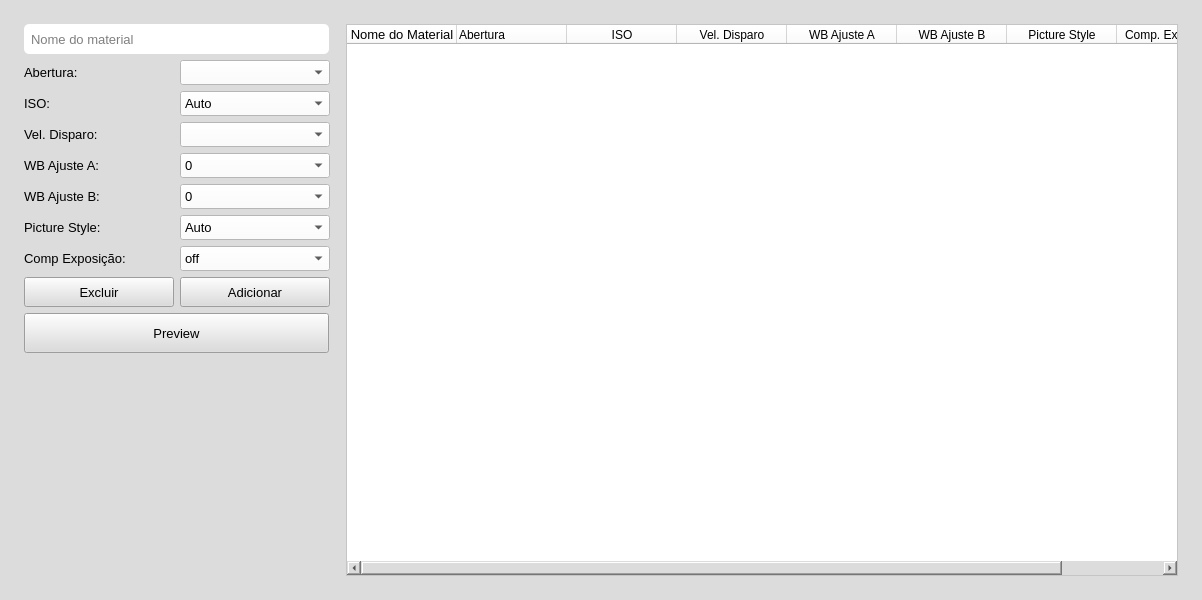
<?xml version="1.0" encoding="UTF-8"?>
<ui version="4.0">
 <class>confMaterial</class>
 <widget class="QMainWindow" name="confMaterial">
  <property name="geometry">
   <rect>
    <x>0</x>
    <y>0</y>
    <width>1202</width>
    <height>600</height>
   </rect>
  </property>
  <property name="windowTitle">
   <string>Stone Photo Studio</string>
  </property>
  <property name="windowIcon">
   <iconset>
    <normaloff>../imagens/icon.png</normaloff>../imagens/icon.png</iconset>
  </property>
  <property name="styleSheet">
   <string notr="true">background-color: rgba(220, 220, 220, 255)</string>
  </property>
  <widget class="QWidget" name="centralwidget">
   <layout class="QGridLayout" name="gridLayout">
    <item row="0" column="0">
     <layout class="QHBoxLayout" name="horizontalLayout">
      <property name="leftMargin">
       <number>15</number>
      </property>
      <property name="topMargin">
       <number>15</number>
      </property>
      <property name="rightMargin">
       <number>15</number>
      </property>
      <property name="bottomMargin">
       <number>15</number>
      </property>
      <item>
       <layout class="QGridLayout" name="gridLayout_2">
        <property name="rightMargin">
         <number>10</number>
        </property>
        <item row="5" column="1">
         <widget class="QComboBox" name="comboBox_WBb">
          <property name="sizePolicy">
           <sizepolicy hsizetype="Expanding" vsizetype="Expanding">
            <horstretch>0</horstretch>
            <verstretch>0</verstretch>
           </sizepolicy>
          </property>
          <property name="minimumSize">
           <size>
            <width>150</width>
            <height>25</height>
           </size>
          </property>
          <property name="maximumSize">
           <size>
            <width>150</width>
            <height>25</height>
           </size>
          </property>
          <property name="font">
           <font>
            <pointsize>10</pointsize>
           </font>
          </property>
          <property name="styleSheet">
           <string notr="true">QComboBox {
background-color: rgb(255, 255, 255);
}</string>
          </property>
          <item>
           <property name="text">
            <string>0</string>
           </property>
          </item>
          <item>
           <property name="text">
            <string>-9</string>
           </property>
          </item>
          <item>
           <property name="text">
            <string>-8</string>
           </property>
          </item>
          <item>
           <property name="text">
            <string>-7</string>
           </property>
          </item>
          <item>
           <property name="text">
            <string>-6</string>
           </property>
          </item>
          <item>
           <property name="text">
            <string>-5</string>
           </property>
          </item>
          <item>
           <property name="text">
            <string>-4</string>
           </property>
          </item>
          <item>
           <property name="text">
            <string>-3</string>
           </property>
          </item>
          <item>
           <property name="text">
            <string>-2</string>
           </property>
          </item>
          <item>
           <property name="text">
            <string>-1</string>
           </property>
          </item>
          <item>
           <property name="text">
            <string>1</string>
           </property>
          </item>
          <item>
           <property name="text">
            <string>2</string>
           </property>
          </item>
          <item>
           <property name="text">
            <string>3</string>
           </property>
          </item>
          <item>
           <property name="text">
            <string>4</string>
           </property>
          </item>
          <item>
           <property name="text">
            <string>5</string>
           </property>
          </item>
          <item>
           <property name="text">
            <string>6</string>
           </property>
          </item>
          <item>
           <property name="text">
            <string>7</string>
           </property>
          </item>
          <item>
           <property name="text">
            <string>8</string>
           </property>
          </item>
          <item>
           <property name="text">
            <string>9</string>
           </property>
          </item>
         </widget>
        </item>
        <item row="1" column="0">
         <widget class="QLabel" name="labelAbertura">
          <property name="sizePolicy">
           <sizepolicy hsizetype="Expanding" vsizetype="Expanding">
            <horstretch>0</horstretch>
            <verstretch>0</verstretch>
           </sizepolicy>
          </property>
          <property name="minimumSize">
           <size>
            <width>150</width>
            <height>25</height>
           </size>
          </property>
          <property name="maximumSize">
           <size>
            <width>150</width>
            <height>25</height>
           </size>
          </property>
          <property name="font">
           <font>
            <pointsize>10</pointsize>
           </font>
          </property>
          <property name="text">
           <string>Abertura:</string>
          </property>
         </widget>
        </item>
        <item row="7" column="0">
         <widget class="QLabel" name="labelCompExposicao">
          <property name="sizePolicy">
           <sizepolicy hsizetype="Expanding" vsizetype="Expanding">
            <horstretch>0</horstretch>
            <verstretch>0</verstretch>
           </sizepolicy>
          </property>
          <property name="minimumSize">
           <size>
            <width>150</width>
            <height>25</height>
           </size>
          </property>
          <property name="maximumSize">
           <size>
            <width>150</width>
            <height>25</height>
           </size>
          </property>
          <property name="font">
           <font>
            <pointsize>10</pointsize>
           </font>
          </property>
          <property name="text">
           <string>Comp Exposição:</string>
          </property>
         </widget>
        </item>
        <item row="8" column="1">
         <widget class="QPushButton" name="pushButton_add_linha">
          <property name="sizePolicy">
           <sizepolicy hsizetype="Expanding" vsizetype="Expanding">
            <horstretch>0</horstretch>
            <verstretch>0</verstretch>
           </sizepolicy>
          </property>
          <property name="minimumSize">
           <size>
            <width>150</width>
            <height>30</height>
           </size>
          </property>
          <property name="maximumSize">
           <size>
            <width>150</width>
            <height>30</height>
           </size>
          </property>
          <property name="font">
           <font>
            <pointsize>10</pointsize>
           </font>
          </property>
          <property name="text">
           <string>Adicionar</string>
          </property>
         </widget>
        </item>
        <item row="5" column="0">
         <widget class="QLabel" name="labelWBb">
          <property name="sizePolicy">
           <sizepolicy hsizetype="Expanding" vsizetype="Expanding">
            <horstretch>0</horstretch>
            <verstretch>0</verstretch>
           </sizepolicy>
          </property>
          <property name="minimumSize">
           <size>
            <width>150</width>
            <height>25</height>
           </size>
          </property>
          <property name="maximumSize">
           <size>
            <width>150</width>
            <height>25</height>
           </size>
          </property>
          <property name="font">
           <font>
            <pointsize>10</pointsize>
           </font>
          </property>
          <property name="text">
           <string>WB Ajuste B:</string>
          </property>
         </widget>
        </item>
        <item row="6" column="0">
         <widget class="QLabel" name="labelPictureStyle">
          <property name="sizePolicy">
           <sizepolicy hsizetype="Expanding" vsizetype="Expanding">
            <horstretch>0</horstretch>
            <verstretch>0</verstretch>
           </sizepolicy>
          </property>
          <property name="minimumSize">
           <size>
            <width>150</width>
            <height>25</height>
           </size>
          </property>
          <property name="maximumSize">
           <size>
            <width>150</width>
            <height>25</height>
           </size>
          </property>
          <property name="font">
           <font>
            <pointsize>10</pointsize>
           </font>
          </property>
          <property name="text">
           <string>Picture Style:</string>
          </property>
         </widget>
        </item>
        <item row="4" column="0">
         <widget class="QLabel" name="labelWBa">
          <property name="sizePolicy">
           <sizepolicy hsizetype="Expanding" vsizetype="Expanding">
            <horstretch>0</horstretch>
            <verstretch>0</verstretch>
           </sizepolicy>
          </property>
          <property name="minimumSize">
           <size>
            <width>150</width>
            <height>25</height>
           </size>
          </property>
          <property name="maximumSize">
           <size>
            <width>150</width>
            <height>25</height>
           </size>
          </property>
          <property name="font">
           <font>
            <pointsize>10</pointsize>
           </font>
          </property>
          <property name="text">
           <string>WB Ajuste A:</string>
          </property>
         </widget>
        </item>
        <item row="8" column="0">
         <widget class="QPushButton" name="pushButton_del_linha">
          <property name="sizePolicy">
           <sizepolicy hsizetype="Expanding" vsizetype="Expanding">
            <horstretch>0</horstretch>
            <verstretch>0</verstretch>
           </sizepolicy>
          </property>
          <property name="minimumSize">
           <size>
            <width>150</width>
            <height>30</height>
           </size>
          </property>
          <property name="maximumSize">
           <size>
            <width>150</width>
            <height>30</height>
           </size>
          </property>
          <property name="font">
           <font>
            <pointsize>10</pointsize>
           </font>
          </property>
          <property name="text">
           <string>Excluir</string>
          </property>
         </widget>
        </item>
        <item row="2" column="0">
         <widget class="QLabel" name="labelISO">
          <property name="sizePolicy">
           <sizepolicy hsizetype="Expanding" vsizetype="Expanding">
            <horstretch>0</horstretch>
            <verstretch>0</verstretch>
           </sizepolicy>
          </property>
          <property name="minimumSize">
           <size>
            <width>150</width>
            <height>25</height>
           </size>
          </property>
          <property name="maximumSize">
           <size>
            <width>150</width>
            <height>25</height>
           </size>
          </property>
          <property name="font">
           <font>
            <pointsize>10</pointsize>
           </font>
          </property>
          <property name="text">
           <string>ISO:</string>
          </property>
         </widget>
        </item>
        <item row="2" column="1">
         <widget class="QComboBox" name="comboBox_ISO">
          <property name="sizePolicy">
           <sizepolicy hsizetype="Expanding" vsizetype="Expanding">
            <horstretch>0</horstretch>
            <verstretch>0</verstretch>
           </sizepolicy>
          </property>
          <property name="minimumSize">
           <size>
            <width>150</width>
            <height>25</height>
           </size>
          </property>
          <property name="maximumSize">
           <size>
            <width>150</width>
            <height>25</height>
           </size>
          </property>
          <property name="font">
           <font>
            <pointsize>10</pointsize>
           </font>
          </property>
          <property name="styleSheet">
           <string notr="true">QComboBox {
background-color: rgb(255, 255, 255);
}</string>
          </property>
          <item>
           <property name="text">
            <string>Auto</string>
           </property>
          </item>
          <item>
           <property name="text">
            <string>100</string>
           </property>
          </item>
          <item>
           <property name="text">
            <string>200</string>
           </property>
          </item>
          <item>
           <property name="text">
            <string>400</string>
           </property>
          </item>
          <item>
           <property name="text">
            <string>800</string>
           </property>
          </item>
          <item>
           <property name="text">
            <string>1600</string>
           </property>
          </item>
          <item>
           <property name="text">
            <string>3200</string>
           </property>
          </item>
          <item>
           <property name="text">
            <string>6400</string>
           </property>
          </item>
         </widget>
        </item>
        <item row="7" column="1">
         <widget class="QComboBox" name="comboBox_CompExposicao">
          <property name="sizePolicy">
           <sizepolicy hsizetype="Expanding" vsizetype="Expanding">
            <horstretch>0</horstretch>
            <verstretch>0</verstretch>
           </sizepolicy>
          </property>
          <property name="minimumSize">
           <size>
            <width>150</width>
            <height>25</height>
           </size>
          </property>
          <property name="maximumSize">
           <size>
            <width>150</width>
            <height>25</height>
           </size>
          </property>
          <property name="font">
           <font>
            <pointsize>10</pointsize>
           </font>
          </property>
          <property name="styleSheet">
           <string notr="true">QComboBox {
background-color: rgb(255, 255, 255);
}</string>
          </property>
          <item>
           <property name="text">
            <string>off</string>
           </property>
          </item>
          <item>
           <property name="text">
            <string>+/- 1/3</string>
           </property>
          </item>
          <item>
           <property name="text">
            <string>+/- 2/3</string>
           </property>
          </item>
          <item>
           <property name="text">
            <string>+/- 1</string>
           </property>
          </item>
          <item>
           <property name="text">
            <string>+/- 1 1/3</string>
           </property>
          </item>
          <item>
           <property name="text">
            <string>+/- 1 2/3</string>
           </property>
          </item>
          <item>
           <property name="text">
            <string>+/- 2</string>
           </property>
          </item>
         </widget>
        </item>
        <item row="0" column="0" colspan="2">
         <widget class="QLineEdit" name="lineEdit_nomeMaterial">
          <property name="sizePolicy">
           <sizepolicy hsizetype="Expanding" vsizetype="Expanding">
            <horstretch>0</horstretch>
            <verstretch>0</verstretch>
           </sizepolicy>
          </property>
          <property name="minimumSize">
           <size>
            <width>305</width>
            <height>30</height>
           </size>
          </property>
          <property name="maximumSize">
           <size>
            <width>305</width>
            <height>30</height>
           </size>
          </property>
          <property name="font">
           <font>
            <pointsize>10</pointsize>
           </font>
          </property>
          <property name="styleSheet">
           <string notr="true">QLineEdit {
background-color: rgb(255, 255, 255);
border-radius: 5%;
padding: 5px;
}
</string>
          </property>
          <property name="readOnly">
           <bool>false</bool>
          </property>
          <property name="placeholderText">
           <string>Nome do material</string>
          </property>
         </widget>
        </item>
        <item row="1" column="1">
         <widget class="QComboBox" name="comboBox_Abertura">
          <property name="sizePolicy">
           <sizepolicy hsizetype="Expanding" vsizetype="Expanding">
            <horstretch>0</horstretch>
            <verstretch>0</verstretch>
           </sizepolicy>
          </property>
          <property name="minimumSize">
           <size>
            <width>150</width>
            <height>25</height>
           </size>
          </property>
          <property name="maximumSize">
           <size>
            <width>150</width>
            <height>25</height>
           </size>
          </property>
          <property name="font">
           <font>
            <pointsize>10</pointsize>
           </font>
          </property>
          <property name="styleSheet">
           <string notr="true">QComboBox {
background-color: rgb(255, 255, 255);
}</string>
          </property>
          <item>
           <property name="text">
            <string/>
           </property>
          </item>
          <item>
           <property name="text">
            <string>2.8</string>
           </property>
          </item>
          <item>
           <property name="text">
            <string>3.2</string>
           </property>
          </item>
          <item>
           <property name="text">
            <string>3.5</string>
           </property>
          </item>
          <item>
           <property name="text">
            <string>4</string>
           </property>
          </item>
          <item>
           <property name="text">
            <string>4.5</string>
           </property>
          </item>
          <item>
           <property name="text">
            <string>5</string>
           </property>
          </item>
          <item>
           <property name="text">
            <string>5.6</string>
           </property>
          </item>
          <item>
           <property name="text">
            <string>6.3</string>
           </property>
          </item>
          <item>
           <property name="text">
            <string>7.1</string>
           </property>
          </item>
          <item>
           <property name="text">
            <string>8</string>
           </property>
          </item>
          <item>
           <property name="text">
            <string>9</string>
           </property>
          </item>
          <item>
           <property name="text">
            <string>10</string>
           </property>
          </item>
          <item>
           <property name="text">
            <string>11</string>
           </property>
          </item>
          <item>
           <property name="text">
            <string>13</string>
           </property>
          </item>
          <item>
           <property name="text">
            <string>14</string>
           </property>
          </item>
          <item>
           <property name="text">
            <string>16</string>
           </property>
          </item>
          <item>
           <property name="text">
            <string>18</string>
           </property>
          </item>
          <item>
           <property name="text">
            <string>20</string>
           </property>
          </item>
          <item>
           <property name="text">
            <string>22</string>
           </property>
          </item>
         </widget>
        </item>
        <item row="6" column="1">
         <widget class="QComboBox" name="comboBox_PictureStyle">
          <property name="sizePolicy">
           <sizepolicy hsizetype="Expanding" vsizetype="Expanding">
            <horstretch>0</horstretch>
            <verstretch>0</verstretch>
           </sizepolicy>
          </property>
          <property name="minimumSize">
           <size>
            <width>150</width>
            <height>25</height>
           </size>
          </property>
          <property name="maximumSize">
           <size>
            <width>150</width>
            <height>25</height>
           </size>
          </property>
          <property name="font">
           <font>
            <pointsize>10</pointsize>
           </font>
          </property>
          <property name="styleSheet">
           <string notr="true">QComboBox {
background-color: rgb(255, 255, 255);
}</string>
          </property>
          <item>
           <property name="text">
            <string>Auto</string>
           </property>
          </item>
          <item>
           <property name="text">
            <string>Standard</string>
           </property>
          </item>
          <item>
           <property name="text">
            <string>Portrait</string>
           </property>
          </item>
          <item>
           <property name="text">
            <string>Landscape</string>
           </property>
          </item>
          <item>
           <property name="text">
            <string>Neutral</string>
           </property>
          </item>
          <item>
           <property name="text">
            <string>Faithful</string>
           </property>
          </item>
          <item>
           <property name="text">
            <string>Monochrome</string>
           </property>
          </item>
         </widget>
        </item>
        <item row="10" column="0">
         <spacer name="verticalSpacer">
          <property name="orientation">
           <enum>Qt::Vertical</enum>
          </property>
          <property name="sizeHint" stdset="0">
           <size>
            <width>20</width>
            <height>40</height>
           </size>
          </property>
         </spacer>
        </item>
        <item row="3" column="1">
         <widget class="QComboBox" name="comboBox_VelDisparo">
          <property name="sizePolicy">
           <sizepolicy hsizetype="Expanding" vsizetype="Expanding">
            <horstretch>0</horstretch>
            <verstretch>0</verstretch>
           </sizepolicy>
          </property>
          <property name="minimumSize">
           <size>
            <width>150</width>
            <height>25</height>
           </size>
          </property>
          <property name="maximumSize">
           <size>
            <width>150</width>
            <height>25</height>
           </size>
          </property>
          <property name="font">
           <font>
            <pointsize>10</pointsize>
           </font>
          </property>
          <property name="styleSheet">
           <string notr="true">QComboBox {
background-color: rgb(255, 255, 255);
}</string>
          </property>
          <item>
           <property name="text">
            <string/>
           </property>
          </item>
          <item>
           <property name="text">
            <string>buld</string>
           </property>
          </item>
          <item>
           <property name="text">
            <string>30</string>
           </property>
          </item>
          <item>
           <property name="text">
            <string>25</string>
           </property>
          </item>
          <item>
           <property name="text">
            <string>20</string>
           </property>
          </item>
          <item>
           <property name="text">
            <string>15</string>
           </property>
          </item>
          <item>
           <property name="text">
            <string>13</string>
           </property>
          </item>
          <item>
           <property name="text">
            <string>10.3</string>
           </property>
          </item>
          <item>
           <property name="text">
            <string>8</string>
           </property>
          </item>
          <item>
           <property name="text">
            <string>6.3</string>
           </property>
          </item>
          <item>
           <property name="text">
            <string>5</string>
           </property>
          </item>
          <item>
           <property name="text">
            <string>4</string>
           </property>
          </item>
          <item>
           <property name="text">
            <string>3.2</string>
           </property>
          </item>
          <item>
           <property name="text">
            <string>2.5</string>
           </property>
          </item>
          <item>
           <property name="text">
            <string>2</string>
           </property>
          </item>
          <item>
           <property name="text">
            <string>1.6</string>
           </property>
          </item>
          <item>
           <property name="text">
            <string>1.3</string>
           </property>
          </item>
          <item>
           <property name="text">
            <string>1</string>
           </property>
          </item>
          <item>
           <property name="text">
            <string>0.8</string>
           </property>
          </item>
          <item>
           <property name="text">
            <string>0.6</string>
           </property>
          </item>
          <item>
           <property name="text">
            <string>0.5</string>
           </property>
          </item>
          <item>
           <property name="text">
            <string>0.4</string>
           </property>
          </item>
          <item>
           <property name="text">
            <string>0.3</string>
           </property>
          </item>
          <item>
           <property name="text">
            <string>1/4</string>
           </property>
          </item>
          <item>
           <property name="text">
            <string>1/5</string>
           </property>
          </item>
          <item>
           <property name="text">
            <string>1/6</string>
           </property>
          </item>
          <item>
           <property name="text">
            <string>1/8</string>
           </property>
          </item>
          <item>
           <property name="text">
            <string>1/10</string>
           </property>
          </item>
          <item>
           <property name="text">
            <string>1/13</string>
           </property>
          </item>
          <item>
           <property name="text">
            <string>1/15</string>
           </property>
          </item>
          <item>
           <property name="text">
            <string>1/20</string>
           </property>
          </item>
          <item>
           <property name="text">
            <string>1/25</string>
           </property>
          </item>
          <item>
           <property name="text">
            <string>1/30</string>
           </property>
          </item>
          <item>
           <property name="text">
            <string>1/40</string>
           </property>
          </item>
          <item>
           <property name="text">
            <string>1/50</string>
           </property>
          </item>
          <item>
           <property name="text">
            <string>1/60</string>
           </property>
          </item>
          <item>
           <property name="text">
            <string>1/80</string>
           </property>
          </item>
          <item>
           <property name="text">
            <string>1/100</string>
           </property>
          </item>
          <item>
           <property name="text">
            <string>1/125</string>
           </property>
          </item>
          <item>
           <property name="text">
            <string>1/160</string>
           </property>
          </item>
          <item>
           <property name="text">
            <string>1/200</string>
           </property>
          </item>
          <item>
           <property name="text">
            <string>1/250</string>
           </property>
          </item>
          <item>
           <property name="text">
            <string>1/320</string>
           </property>
          </item>
          <item>
           <property name="text">
            <string>1/400</string>
           </property>
          </item>
          <item>
           <property name="text">
            <string>1/500</string>
           </property>
          </item>
          <item>
           <property name="text">
            <string>1/640</string>
           </property>
          </item>
          <item>
           <property name="text">
            <string>1/800</string>
           </property>
          </item>
          <item>
           <property name="text">
            <string>1/1000</string>
           </property>
          </item>
          <item>
           <property name="text">
            <string>1/1250</string>
           </property>
          </item>
          <item>
           <property name="text">
            <string>1/1600</string>
           </property>
          </item>
          <item>
           <property name="text">
            <string>1/2000</string>
           </property>
          </item>
          <item>
           <property name="text">
            <string>1/2500</string>
           </property>
          </item>
          <item>
           <property name="text">
            <string>1/3200</string>
           </property>
          </item>
          <item>
           <property name="text">
            <string>1/4000</string>
           </property>
          </item>
         </widget>
        </item>
        <item row="3" column="0">
         <widget class="QLabel" name="labelVelDisparo">
          <property name="sizePolicy">
           <sizepolicy hsizetype="Expanding" vsizetype="Expanding">
            <horstretch>0</horstretch>
            <verstretch>0</verstretch>
           </sizepolicy>
          </property>
          <property name="minimumSize">
           <size>
            <width>150</width>
            <height>25</height>
           </size>
          </property>
          <property name="maximumSize">
           <size>
            <width>150</width>
            <height>25</height>
           </size>
          </property>
          <property name="font">
           <font>
            <pointsize>10</pointsize>
           </font>
          </property>
          <property name="text">
           <string>Vel. Disparo:</string>
          </property>
         </widget>
        </item>
        <item row="9" column="0" colspan="2">
         <widget class="QPushButton" name="pushButton">
          <property name="sizePolicy">
           <sizepolicy hsizetype="Expanding" vsizetype="Expanding">
            <horstretch>0</horstretch>
            <verstretch>0</verstretch>
           </sizepolicy>
          </property>
          <property name="minimumSize">
           <size>
            <width>305</width>
            <height>40</height>
           </size>
          </property>
          <property name="maximumSize">
           <size>
            <width>305</width>
            <height>40</height>
           </size>
          </property>
          <property name="font">
           <font>
            <pointsize>10</pointsize>
           </font>
          </property>
          <property name="text">
           <string>Preview</string>
          </property>
         </widget>
        </item>
        <item row="4" column="1">
         <widget class="QComboBox" name="comboBox_WBa">
          <property name="sizePolicy">
           <sizepolicy hsizetype="Expanding" vsizetype="Expanding">
            <horstretch>0</horstretch>
            <verstretch>0</verstretch>
           </sizepolicy>
          </property>
          <property name="minimumSize">
           <size>
            <width>150</width>
            <height>25</height>
           </size>
          </property>
          <property name="maximumSize">
           <size>
            <width>150</width>
            <height>25</height>
           </size>
          </property>
          <property name="font">
           <font>
            <pointsize>10</pointsize>
           </font>
          </property>
          <property name="styleSheet">
           <string notr="true">QComboBox {
background-color: rgb(255, 255, 255);
}</string>
          </property>
          <item>
           <property name="text">
            <string>0</string>
           </property>
          </item>
          <item>
           <property name="text">
            <string>-9</string>
           </property>
          </item>
          <item>
           <property name="text">
            <string>-8</string>
           </property>
          </item>
          <item>
           <property name="text">
            <string>-7</string>
           </property>
          </item>
          <item>
           <property name="text">
            <string>-6</string>
           </property>
          </item>
          <item>
           <property name="text">
            <string>-5</string>
           </property>
          </item>
          <item>
           <property name="text">
            <string>-4</string>
           </property>
          </item>
          <item>
           <property name="text">
            <string>-3</string>
           </property>
          </item>
          <item>
           <property name="text">
            <string>-2</string>
           </property>
          </item>
          <item>
           <property name="text">
            <string>-1</string>
           </property>
          </item>
          <item>
           <property name="text">
            <string>1</string>
           </property>
          </item>
          <item>
           <property name="text">
            <string>2</string>
           </property>
          </item>
          <item>
           <property name="text">
            <string>3</string>
           </property>
          </item>
          <item>
           <property name="text">
            <string>4</string>
           </property>
          </item>
          <item>
           <property name="text">
            <string>5</string>
           </property>
          </item>
          <item>
           <property name="text">
            <string>6</string>
           </property>
          </item>
          <item>
           <property name="text">
            <string>7</string>
           </property>
          </item>
          <item>
           <property name="text">
            <string>8</string>
           </property>
          </item>
          <item>
           <property name="text">
            <string>9</string>
           </property>
          </item>
         </widget>
        </item>
       </layout>
      </item>
      <item>
       <widget class="QTableWidget" name="tableWidget_material">
        <property name="sizePolicy">
         <sizepolicy hsizetype="MinimumExpanding" vsizetype="Expanding">
          <horstretch>0</horstretch>
          <verstretch>0</verstretch>
         </sizepolicy>
        </property>
        <property name="font">
         <font>
          <pointsize>10</pointsize>
         </font>
        </property>
        <property name="styleSheet">
         <string notr="true">background-color: rgb(255, 255, 255);</string>
        </property>
        <property name="editTriggers">
         <set>QAbstractItemView::AnyKeyPressed</set>
        </property>
        <property name="selectionBehavior">
         <enum>QAbstractItemView::SelectRows</enum>
        </property>
        <attribute name="horizontalHeaderDefaultSectionSize">
         <number>110</number>
        </attribute>
        <column>
         <property name="text">
          <string>Nome do Material</string>
         </property>
         <property name="font">
          <font>
           <pointsize>10</pointsize>
           <stylestrategy>PreferDefault</stylestrategy>
          </font>
         </property>
        </column>
        <column>
         <property name="text">
          <string>Abertura</string>
         </property>
         <property name="textAlignment">
          <set>AlignLeading|AlignVCenter</set>
         </property>
        </column>
        <column>
         <property name="text">
          <string>ISO</string>
         </property>
        </column>
        <column>
         <property name="text">
          <string>Vel. Disparo</string>
         </property>
        </column>
        <column>
         <property name="text">
          <string>WB Ajuste A</string>
         </property>
        </column>
        <column>
         <property name="text">
          <string>WB Ajuste B</string>
         </property>
        </column>
        <column>
         <property name="text">
          <string>Picture Style</string>
         </property>
        </column>
        <column>
         <property name="text">
          <string>Comp. Exposição</string>
         </property>
        </column>
       </widget>
      </item>
     </layout>
    </item>
   </layout>
  </widget>
 </widget>
 <resources/>
 <connections/>
</ui>
